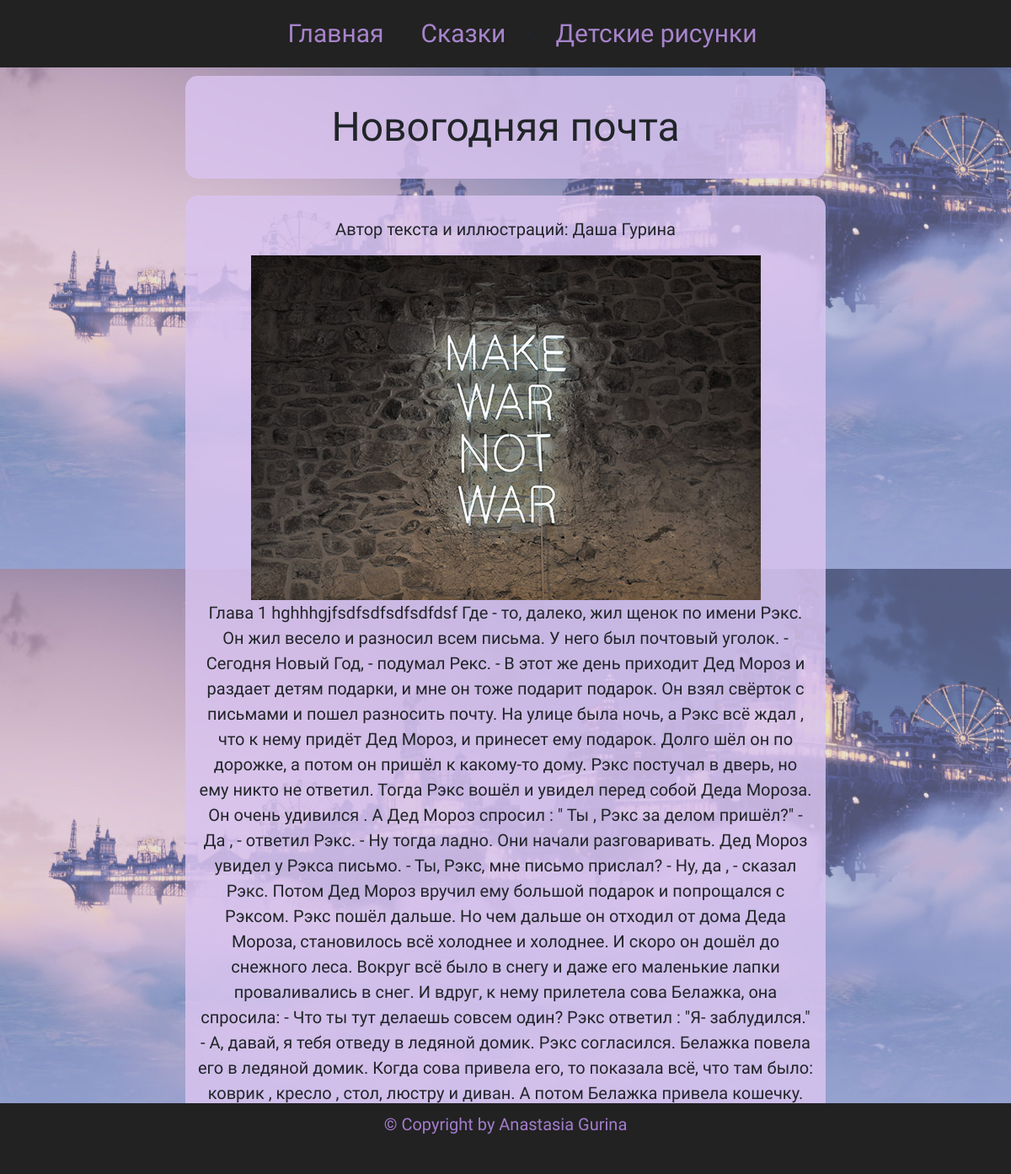
The app's page /skazka_/1 with its own data.
### mainsite/models.py (models this page shows, shortened)
class skazka_dar(models.Model):
    id_skazka=models.AutoField(primary_key=True)
    name=models.CharField(max_length=100)
    author=models.CharField(max_length=50)
    image=models.ImageField(upload_to='static/img')
    text=models.TextField(max_length=2000,default='123')
    class Meta:
        verbose_name = "Сказка"
        verbose_name_plural = "Сказки"

### mainsite/views.py (the view)
# urls.py: url(r'^skazka_/(?P<id_skazka>\d+)$', views.skazka_, name='skazka_')
def skazka_(request, id_skazka):
    skazka = skazka_dar.objects.get(id_skazka=id_skazka)
    return render(request, "skazka_.html", locals())

### templates/skazka_.html (shortened to what this page needs)
{% load staticfiles %}
<!doctype html>
<html>
  <head>
	<link rel="stylesheet" href="{% static 'css/style.css' %}">
    <link rel="stylesheet" href="https://maxcdn.bootstrapcdn.com/bootstrap/4.0.0-beta.2/css/bootstrap.min.css">
  </head>
  <body>
	<nav>
		<ul>
			<li><a href="{% url 'index' %}">Главная</a></li>
			<li class="drop">
				<a href="#">Сказки</a>
			</li>
			<li><<a href="{% url 'risunki' %}">Детские рисунки</a></li>
		</ul>
</nav>
    <div class="container">
        <div class="row">
            <div class="col-lg-2">
            </div>
            <div class="col-lg-8" id="name">
               {{ skazka.name }}
            </div>
        </div>
         <div class="row">
            <div class="col-lg-2">
            </div>
            <div class="col-lg-8 textskaz">
                <p>Автор текста и иллюстраций:  {{ skazka.author }}</p>
                <img src="{{ skazka.image }}" alt="(Если здесь нет иллюстрации, значит она убежала)">
                <p>{{ skazka.text }}</p>
            </div>
        </div>
    </div>
<div id="footer">
    <p id="footer-text"> &copy; Copyright by Anastasia Gurina</p>
</div>
  </body>
</html>

### mainsite/static/css/style.css (style rules this page uses)
body { background-image: url(../img/header.jpg); background-size: 100%; background-attachment: fixed; }
* { font-family: 'Amatic SC', cursive; }
nav { width: 100%; height: 80px; background: #222; }
ul { text-align: center; }
ul li { font-size: 30px; cursor: pointer; -webkit-transition: padding .05s linear; -moz-transition: padding .05s linear; -o-transition: padding .05s linear; transition: padding .05s linear; }
ul li.drop { position: relative; }
ul > li { display: inline-block; }
ul li a { line-height: 80px; padding: 0 20px; height: 80px; color: #a784cc; -webkit-transition: all .1s ease-out; -moz-transition: all .1s ease-out; -o-transition: all .1s ease-out; transition: all .1s ease-out; }
a { text-decoration: none; }
#name { font-size: 48px; text-align: center; padding: 25px; margin-top: 10px; margin-bottom: 10px; background-color: rgba(217, 196, 239, 0.85); border-radius: 15px; }
.textskaz { font-size: 20px; text-align: center; padding: 25px; margin-top: 10px; margin-bottom: 10px; background-color: rgba(217, 196, 239, 0.85); border-radius: 15px; }
#footer { position: fixed; left: 0; bottom: 0; padding-top: 10px; background: #222; width: 100%; text-align: center; font-size: 20px; height: 6%; }
#footer-text { color: #B286E0; opacity: 0.9; }

### records on screen
skazka_dar: name "Новогодняя почта", author "Даша Гурина", image (picture), text "Глава 1 hghhhgjfsdfsdfsdfsdfdsf Где - то, далеко, жил щенок по имени Рэкс. Он жил весело и разносил всем письма. У него был почтовый уголок. - Сегодня Новый Год, - подумал Рекс. - В этот же день приходит Дед Мороз и раздает детям подарки, и мне он тоже подарит подарок. Он взял свёрток с письмами и пошел разносить почту. На улице была ночь, а Рэкс всё ждал , что к нему придёт Дед Мороз, и принесет ему подарок. Долго шёл он по дорожке, а потом он пришёл к какому-то дому. Рэкс постучал в дверь, но ему никто не ответил. Тогда Рэкс вошёл и увидел перед собой Деда Мороза. Он очень удивился . А Дед Мороз спросил : \" Ты , Рэкс за делом пришёл?\" - Да , - ответил Рэкс. - Ну тогда ладно. Они начали…"
